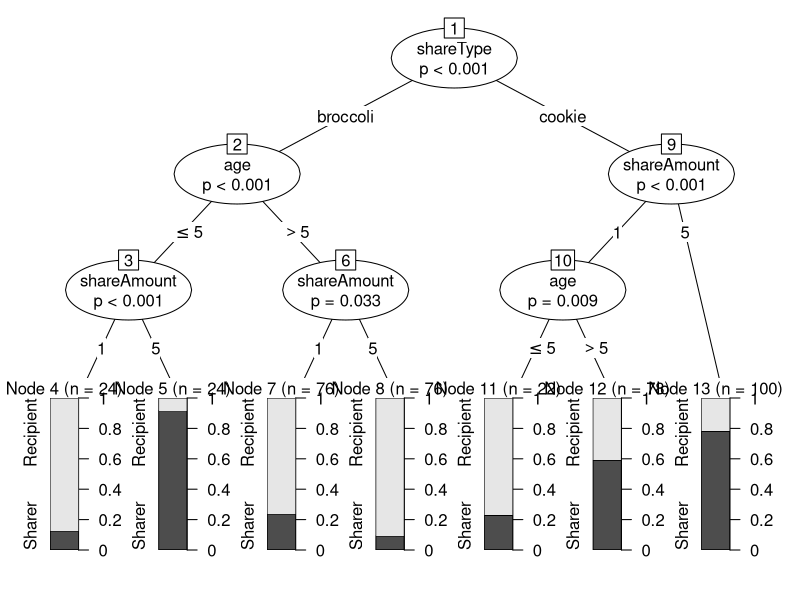
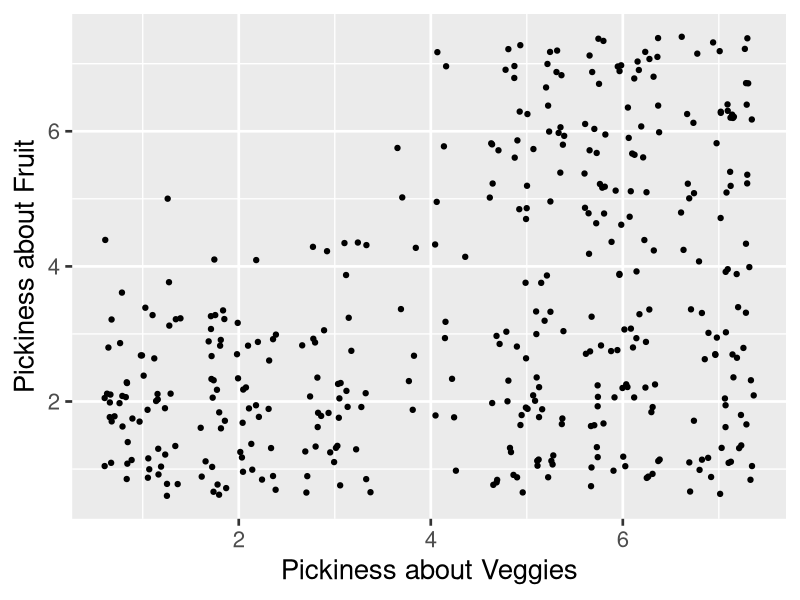
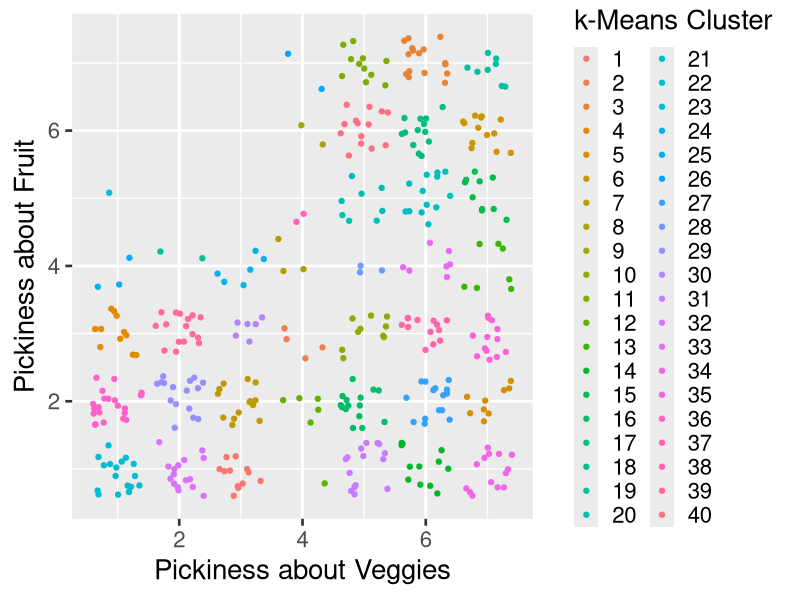

Recreate these plots in R, in order.
## ---- chunk 1
knitr::opts_chunk$set(echo = TRUE)
## ---- chunk 2
library(partykit)
library(ggplot2)
## ---- chunk 3
#set seed to make results reproducible
#set seed to make data the same
set.seed(20230802)

#load data
Data <- read.csv("week 6/Week 6 Example Data.csv")

#set categorical varaible as factors: 
Data$PIN <- as.factor(Data$PIN)
Data$shareAmount <- as.factor(Data$shareAmount)
Data$shareType <- as.factor(Data$shareType)
Data$dollChoice <- as.factor(Data$dollChoice)
## ---- chunk 4
#fit the decsion tree
tree <- ctree(dollChoice ~ age + shareAmount + shareType, data = Data)
#plot tree
plot(tree)
## ---- chunk 5
# plotting 
pickyplot <- ggplot(data = Data, aes(x=pickyVeg, y= pickyFruit))+
  labs(x="Pickiness about Veggies",
       y = "Pickiness about Fruit") + 
  theme_gray(base_size = 20) +
  geom_jitter()
 

plot(pickyplot)


# fit cluster analysis
kFit <- kmeans(Data[,3:4], centers = 40)


# extract means of clusters 

kCenters <-kFit$centers

# assign the clusters to our data
Data$cluster <- as.factor(kFit$cluster)


# plot data 
pickyplot <- pickyplot +
  aes(color = Data$cluster)+
  labs(color= "k-Means Cluster")

pickyplot

# 9 times
